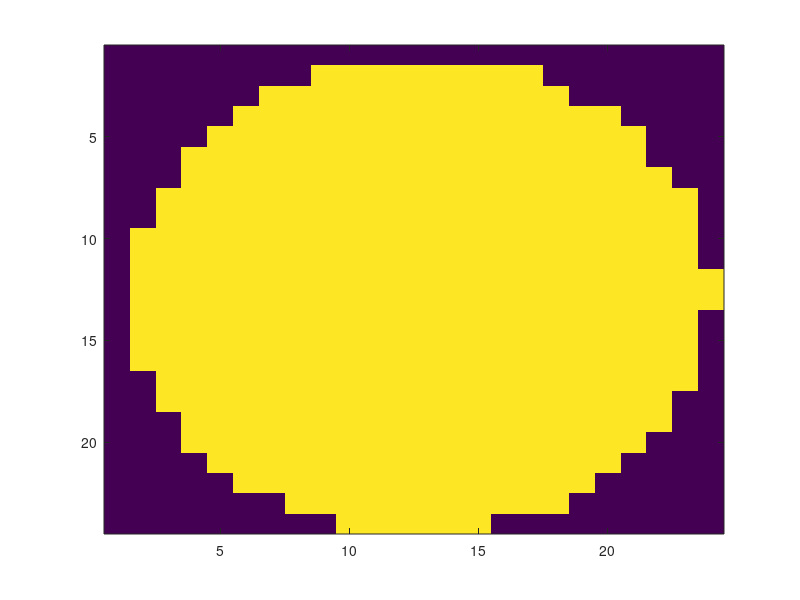

Recreate this plot in MATLAB.
xrange = 0.4;
yrange = 0.4;
dx = xrange / 10;
dx = 0.017;
ix = round(xrange / dx);
jx = round(yrange / dx);
p1 = ones(ix, jx);

center_x = xrange/2;
center_y = yrange/2;
kei = xrange / 2;
for x1_s = 0 : dx : xrange
	y1_s = center_y + sqrt(kei^2 - (x1_s - center_x)^2);
    i1 = round(x1_s/dx) + 1;
    j1 = round(y1_s/dx) + 1;
    u1(i1, j1) = 0;
    v1(i1, j1) = 0;
    for jstair = j1 : jx + 1
    	p1(i1, jstair) = 0;
        %v1(i1, jstair) = 0;
    end
end
for x1_s = 0 : dx : xrange
	y1_s = center_y - sqrt(kei^2 - (x1_s - center_x)^2);
    i1 = round(x1_s/dx) + 1;
    j1 = round(y1_s/dx) + 1;
    %p1(i1, j1) = 0;
    %v1(i1, j1) = 0;
	for jstair = 1 : j1
        p1(i1, jstair) = 0;
        %v1(i1, jstair) = 0;
    end
end

x = 1 : ix;
y = 1 : jx;
imagesc(x, y, p1(x, y))